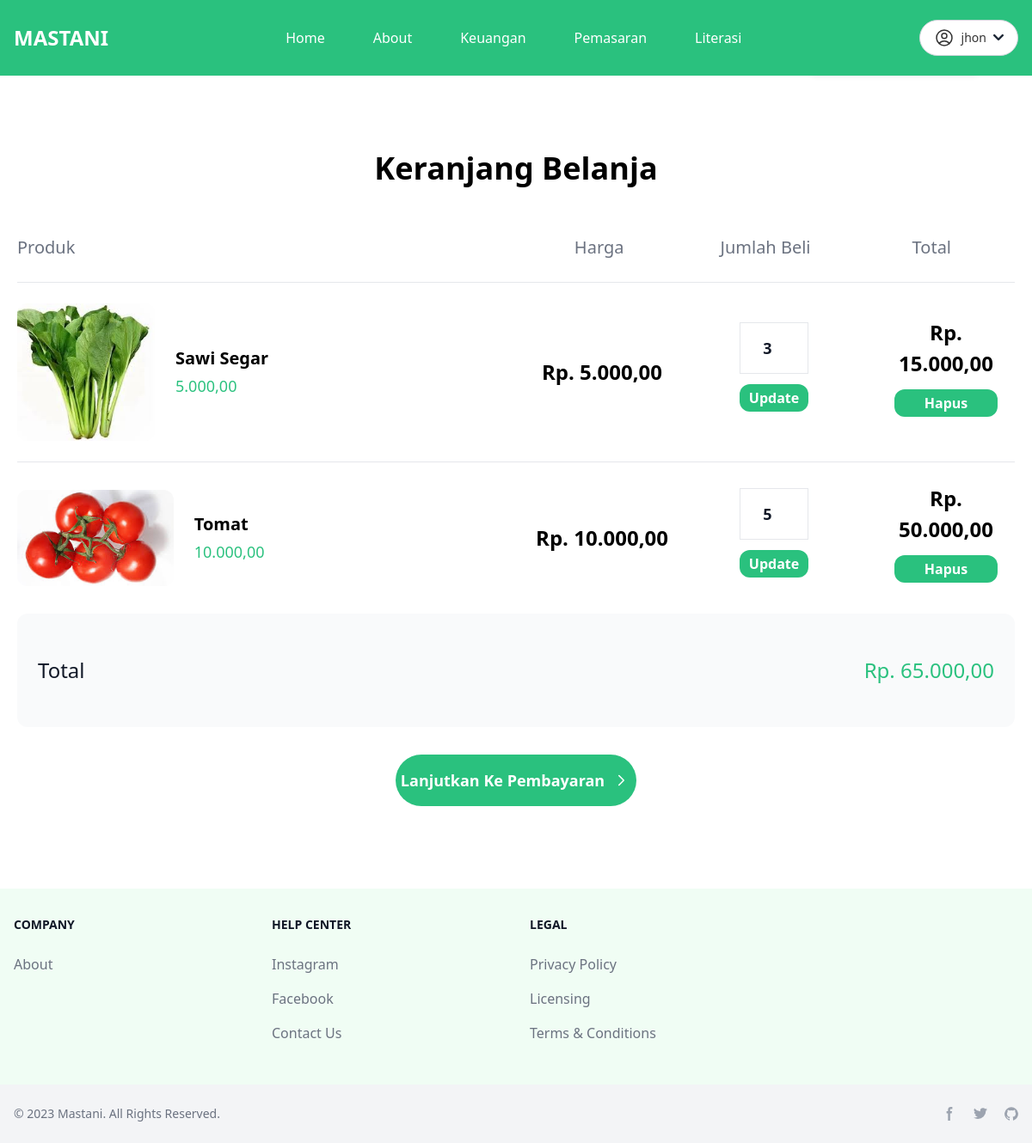
Page /cart/ (signed in) on the committed database.
### auth_user/models.py (models this page shows)
class CustomUser (AbstractUser):
    ROLE_CHOICES = (
        ('buyer','pembeli'),
        ('seller','penjual'),
        ('admin','admin'),
    )
    role = models.CharField(max_length=10, choices=ROLE_CHOICES,default='buyer',verbose_name='Role')
    no_telp = models.CharField(max_length=20, default='+6285210000000')
    username = models.CharField(
        max_length=150,
        unique=True,
        validators=[
            RegexValidator(
                regex=r'^[a-zA-Z0-9\s@./+/-_]*$',  # Mengizinkan spasi dengan regex
                message='Username hanya boleh berisi huruf, angka, dan karakter khusus seperti spasi, @, ., +, -, /, _.'
            ),
        ]
    )
    objects = CustomUserManager()

### seller_app/models.py (models this page shows, shortened)
class CartItem(models.Model):
    cart = models.ForeignKey(
        Cart,
        on_delete=models.CASCADE,
        related_name='items',
    )
    product = models.ForeignKey(Product, on_delete=models.CASCADE)
    quantity = models.PositiveIntegerField(default=1)
    def total_price(self):
        return self.product.price * self.quantity

class Product(models.Model):
    seller = models.ForeignKey(CustomUser, on_delete=models.CASCADE, default=1)
    name = models.CharField(max_length=200)
    image = models.ImageField(upload_to='products/')
    quantity = models.IntegerField()
    price = models.DecimalField(max_digits=10, decimal_places=2)

class Cart(models.Model):
    user = models.ForeignKey(
        CustomUser,
        on_delete=models.CASCADE,
        related_name='cart',
    )
    created_at = models.DateTimeField(auto_now_add=True)
    def total_price(self):
        return sum(item.total_price() for item in self.items.all())

### Home/views.py (the view)
# urls.py: path('cart/', views.cart_detail, name='cart'),
def cart_detail(request):
    cart = Cart.objects.filter(user=request.user).first()  # Ambil keranjang user
    return render(request, 'Home/cart.html', {'cart': cart})

### Home/templates/Home/cart.html (shortened to what this page needs)
{% extends 'base.html' %} {% load static %} {% block content %} {% load humanize %}
<section class="py-24 relative">
  <div class="w-full max-w-7xl px-4 md:px-5 lg-6 mx-auto">
    <h2 class="title font-manrope font-bold text-4xl leading-10 mb-8 text-center text-black">Keranjang Belanja</h2>
    {% if cart and cart.items.all %}
    <div class="hidden lg:grid grid-cols-2 py-6">
      <div class="font-normal text-xl leading-8 text-gray-500">Produk</div>
      <p class="font-normal text-xl leading-8 text-gray-500 flex items-center justify-between">
        <span class="w-full max-w-[200px] text-center">Harga</span>
        <span class="w-full max-w-[260px] text-center">Jumlah Beli</span>
        <span class="w-full max-w-[200px] text-center">Total</span>
      </p>
    </div>
    {% for item in cart.items.all %}
    <div class="grid grid-cols-1 lg:grid-cols-2 min-[550px]:gap-6 border-t border-gray-200 py-6">
      <div class="flex items-center flex-col min-[550px]:flex-row gap-3 min-[550px]:gap-6 w-full max-xl:justify-center max-xl:max-w-xl max-xl:mx-auto">
        <div class="img-box"><img src="{{ item.product.image.url }}" alt="perfume bottle image" class="xl:w-[140px] rounded-xl object-cover" /></div>
        <div class="pro-data w-full max-w-sm">
          <h5 class="font-semibold text-xl leading-8 text-black max-[550px]:text-center">{{ item.product.name }}</h5>
          <h6 class="font-medium text-lg leading-8 text-hijau-primary max-[550px]:text-center">{{ item.product.price|intcomma }}</h6>
        </div>
      </div>
      <div class="flex items-center flex-col min-[550px]:flex-row w-full max-xl:max-w-xl max-xl:mx-auto gap-2">
        <h6 class="font-manrope font-bold text-2xl leading-9 text-black w-full max-w-[176px] text-center">Rp. <span>{{ item.product.price|intcomma }}</span></h6>
        <div class="flex items-center w-full mx-auto justify-center">
          <form method="POST" action="{% url 'update_cart_item' item.id %}" class="md:ml-16 mx-5">
            <input
              type="number"
              name="quantity"
              value="{{ item.quantity }}"
              min="1"
              class="border-y border-gray-200 outline-none text-gray-900 font-semibold text-lg w-full max-w-[80px] min-w-[80px] placeholder:text-gray-900 py-[15px] text-center bg-transparent focus:ring-hijau-primary focus:border-hijau-primary"
            />
            <button type="submit" class="rounded-xl w-full max-w-[280px] py-1 text-center justify-center items-center bg-hijau-primary font-semibold text-white flex transition-all duration-500 hover:bg-green-700 my-3">Update</button>
          </form>
          <form method="POST" action="{% url 'update_cart_item' item.id %}" class="md:ml-20 mx-5">
            <h6 class="font-manrope font-bold text-2xl leading-9 text-black w-full max-w-[176px] text-center">Rp. <span>{{ item.total_price|intcomma }}</span></h6>
            <button type="submit" class="rounded-xl w-full max-w-[280px] py-1 text-center justify-center items-center bg-hijau-primary font-semibold text-white flex transition-all duration-500 hover:bg-green-700 my-3">Hapus</button>
          </form>
        </div>
      </div>
    </div>
    {% endfor %}
    <div class="bg-gray-50 rounded-xl p-6 w-full mb-8 max-lg:max-w-xl max-lg:mx-auto">
      <div class="flex items-center justify-between w-full py-6">
        <p class="font-manrope font-medium text-2xl leading-9 text-gray-900">Total</p>
        <h6 class="font-manrope font-medium text-2xl leading-9 text-hijau-primary">Rp. <span>{{ cart.total_price|intcomma }}</span></h6>
      </div>
    </div>
    {% else %}
    <p>Keranjang kosong, Silahkan tambah produk anda</p>
    {% endif %}
    <div class="flex items-center flex-col sm:flex-row justify-center gap-3 mt-8">
      <button class="rounded-full w-full max-w-[280px] py-4 text-center justify-center items-center bg-hijau-primary font-semibold text-lg text-white flex transition-all duration-500 hover:bg-green-700">
        Lanjutkan Ke Pembayaran
        <svg class="ml-2" xmlns="http://www.w3.org/2000/svg" width="23" height="22" viewBox="0 0 23 22" fill="none">
          <path d="M8.75324 5.49609L14.2535 10.9963L8.75 16.4998" stroke="white" stroke-width="1.6" stroke-linecap="round" stroke-linejoin="round" />
        </svg>
      </button>
    </div>
  </div>
</section>
{% endblock %}

### templates/base.html (shortened to what this page needs)
{% load static tailwind_tags %}
<!DOCTYPE html>
<html lang="en">
  <head>
    {% load static %} {% tailwind_css %}
  </head>
  <body>
    <div class="relative h-20">
      <nav class="bg-hijau-primary border-gray-200 dark:bg-gray-900 text-white fixed z-50 top-0 w-full">
        <div class="max-w-screen-xl flex flex-wrap items-center justify-between mx-auto p-4">
          <a href="{% url 'home' %}" class="flex items-center space-x-3 rtl:space-x-reverse">
            <span class="self-center text-2xl font-semibold whitespace-nowrap dark:text-white">MASTANI</span>
          </a>
          <div class="flex items-center md:order-2 space-x-3 md:space-x-0 rtl:space-x-reverse">
            {% if user.role == 'buyer' %}
            <button type="button" id="dropdownToggle" class="px-2 py-2 flex items-center rounded-full text-[#333] text-sm border border-gray-300 outline-none bg-white hover:bg-gray-100">
              {{ user.username }}
            </button>
            {% elif user.role == 'seller' %}
            <div class=""></div>
            {% endif %}
          </div>
          <div class="items-center justify-between hidden w-full md:flex md:w-auto md:order-1 p-3 my-1" id="navbar-user">
            <ul class="flex flex-col font-medium p-4 md:p-0 mt-4 border rounded-lg md:space-x-8 rtl:space-x-reverse md:flex-row md:mt-0 md:border-0 dark:bg-gray-800 md:dark:bg-gray-900 dark:border-gray-700 gap-x-6">
              <li>
                <a
                  href="{% url 'home' %}"
                  class="block py-2 px-3 text-white rounded md:bg-transparent md:p-0 md:dark:text-blue-500 {% if active_page == 'home' %}underline underline-offset-4{% endif %} md:hover:text-gray-200"
                  aria-current="page"
                  >Home</a
                >
              </li>
              <li>
                <a
                  href="{% url 'about' %}"
                  class="block py-2 px-3 rounded hover:bg-gray-100 md:hover:bg-transparent md:hover:text-gray-200 md:p-0 dark:text-white md:dark:hover:text-blue-500 dark:hover:bg-gray-700 dark:hover:text-white md:dark:hover:bg-transparent dark:border-gray-700 underline-offset-4 {% if active_page == 'about' %}underline underline-offset-4{% endif %}"
                  >About</a
                >
              </li>
              <li>
                <a
                  href="{% url 'keuangan_view' %}"
                  class="block py-2 px-3 rounded hover:bg-gray-100 md:hover:bg-transparent md:hover:text-gray-200 md:p-0 dark:text-white md:dark:hover:text-blue-500 dark:hover:bg-gray-700 dark:hover:text-white md:dark:hover:bg-transparent dark:border-gray-700 underline-offset-4 {% if active_page == 'keuangan' %}underline underline-offset-4{% endif %}"
                  >Keuangan</a
                >
              </li>
              <li>
                <a
                  href="{% url 'pemasaran' %}"
                  class="block py-2 px-3 rounded hover:bg-gray-100 md:hover:bg-transparent md:hover:text-gray-200 md:p-0 dark:text-white md:dark:hover:text-blue-500 dark:hover:bg-gray-700 dark:hover:text-white md:dark:hover:bg-transparent dark:border-gray-700 underline-offset-4 {% if active_page == 'pemasaran' %}underline underline-offset-4{% endif %}"
                  >Pemasaran</a
                >
              </li>
              <li>
                <a
                  href="{% url 'literasi' %}"
                  class="block py-2 px-3 rounded hover:bg-gray-100 md:hover:bg-transparent md:hover:text-gray-200 md:p-0 dark:text-white md:dark:hover:text-blue-500 dark:hover:bg-gray-700 dark:hover:text-white md:dark:hover:bg-transparent dark:border-gray-700 underline-offset-4 {% if active_page == 'literasi' %}underline underline-offset-4{% endif %}"
                  >Literasi</a
                >
              </li>
            </ul>
          </div>
        </div>
      </nav>
    </div>
    <ul id="dropdownMenu" class="fixed md:right-[60px] md:w-1/6 w-1/3 right-14 md:top-[85px] top-[72px] bg-gray-50 shadow-md transform -translate-y-full transition-all duration-300 ease-out z-30 py-2 rounded-lg max-h-96">
      <li class="py-2.5 px-5 flex items-center hover:bg-gray-100 text-[#333] text-sm cursor-pointer my-2.5">
        <a href="{% url 'profile_view' %}" class="w-full flex items-center">
        </a>
      </li>
      <li class="py-2.5 px-5 flex items-center hover:bg-gray-100 text-[#333] text-sm cursor-pointer">
        <form action="{% url 'logout' %}" method="post">
          <button type="submit" class="flex items-center">
          </button>
        </form>
      </li>
    </ul>
    <div id="mobileSidebar" class="fixed left-0 right-0 top-14 shadow-md transform -translate-y-full transition-all duration-300 ease-out z-40 bg-hijau-primary">
      <ul class="py-4">
        <li>
          <a
            href="{% url 'pemasaran' %}"
            class="block py-2 px-5 text-white rounded md:bg-transparent md:p-0 md:dark:text-blue-500 md:hover:text-gray-200 {% if active_page == 'pemasaran' %}underline underline-offset-4{% endif %}"
            aria-current="page"
            >Pemasaran</a
          >
        </li>
        <li>
          <a
            href="{% url 'literasi' %}"
            class="block py-2 px-5 text-white rounded md:bg-transparent md:p-0 md:dark:text-blue-500 {% if active_page == 'literasi' %}underline underline-offset-4{% endif %} md:hover:text-gray-200"
            aria-current="page"
            >Literasi</a
          >
        </li>
      </ul>
    </div>
    {% block content %} {% endblock %}
    <footer class="bg-green-50 dark:bg-gray-900">
      <div class="mx-auto w-full max-w-screen-xl">
        <div class="grid grid-cols-2 gap-8 px-4 py-6 lg:py-8 md:grid-cols-4">
          <div>
            <h2 class="mb-6 text-sm font-semibold text-gray-900 uppercase dark:text-white">Company</h2>
            <ul class="text-gray-500 dark:text-gray-400 font-medium">
              <li class="mb-4">
                <a href="{% url 'about' %}" class="hover:underline{% if active_page == 'about' %}underline underline-offset-4{% endif %}" aria-current="page"
            >About</a>
              </li>
            </ul>
          </div>
          <div>
            <h2 class="mb-6 text-sm font-semibold text-gray-900 uppercase dark:text-white">Help center</h2>
            <ul class="text-gray-500 dark:text-gray-400 font-medium">
              <li class="mb-4">
                <a href="#" class="hover:underline">Instagram</a>
              </li>
              <li class="mb-4">
                <a href="#" class="hover:underline">Facebook</a>
              </li>
              <li class="mb-4">
                <a href="{% url 'contactus' %}" class="hover:underline{% if active_page == 'contactus' %}underline underline-offset-4{% endif %}" aria-current="page">Contact Us</a>
              </li>
            </ul>
          </div>
          <div>
            <h2 class="mb-6 text-sm font-semibold text-gray-900 uppercase dark:text-white">Legal</h2>
            <ul class="text-gray-500 dark:text-gray-400 font-medium">
              <li class="mb-4">
                <a href="{% url 'privacy_policy' %}"
                class="hover:underline{% if active_page == 'privacy_policy' %}underline underline-offset-4{% endif %}" aria-current="page"
                >Privacy Policy</a>
              </li>
              <li class="mb-4">
                <a href="#" class="hover:underline">Licensing</a>
              </li>
              <li class="mb-4">
                <a href="#" class="hover:underline">Terms &amp; Conditions</a>
              </li>
            </ul>
          </div>
        </div>
        <div class="px-4 py-6 bg-gray-100 dark:bg-gray-700 md:flex md:items-center md:justify-between">
          <span class="text-sm text-gray-500 dark:text-gray-300 sm:text-center">© 2023 <a href="/">Mastani</a>. All Rights Reserved. </span>
          <div class="flex mt-4 sm:justify-center md:mt-0 space-x-5 rtl:space-x-reverse">
            <a href="#" class="text-gray-400 hover:text-gray-900 dark:hover:text-white">
              <svg class="w-4 h-4" aria-hidden="true" xmlns="http://www.w3.org/2000/svg" fill="currentColor" viewBox="0 0 8 19">
                <path fill-rule="evenodd" d="M6.135 3H8V0H6.135a4.147 4.147 0 0 0-4.142 4.142V6H0v3h2v9.938h3V9h2.021l.592-3H5V3.591A.6.6 0 0 1 5.592 3h.543Z" clip-rule="evenodd" />
              </svg>
            </a>
            <a href="#" class="text-gray-400 hover:text-gray-900 dark:hover:text-white">
            </a>
            <a href="#" class="text-gray-400 hover:text-gray-900 dark:hover:text-white">
            </a>
          </div>
        </div>
      </div>
    </footer>
  </body>
</html>

### rows in the picture
CartItem: product.image (picture), product.name "Sawi Segar", product.price "5.000,00", quantity "3", total_price "15.000,00"
CartItem: product.image (picture), product.name "Tomat", product.price "10.000,00", quantity "5", total_price "50.000,00"
Cart: total_price "65.000,00"

### other values in the picture
{{ user.username }} "jhon"
